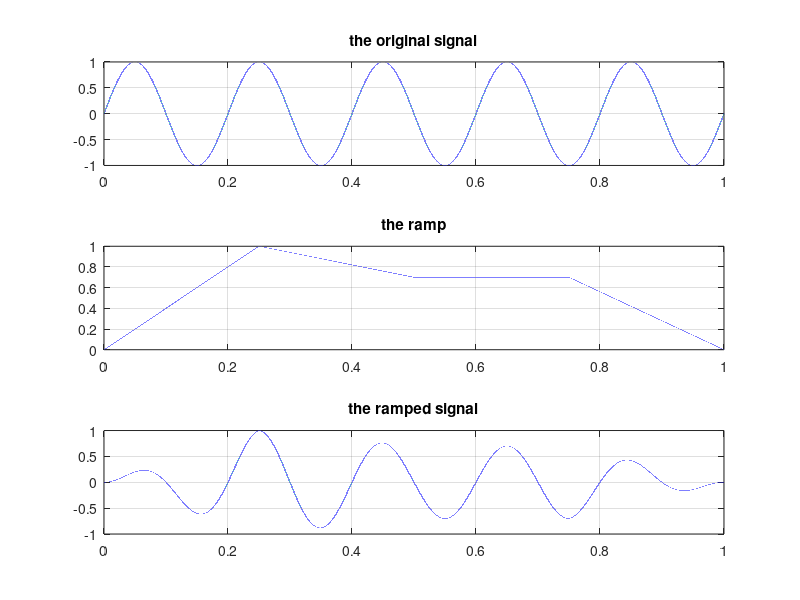

MATLAB code for this plot:
close all;
clear;
clc;

sample_rate = 220250;       % Sample rate per sec
freq = 5;                   % Cycles per sec
dur = 1;                    % Sec
amplitude = 1;              % peak(+/-)

timeindex = linspace(0,dur,sample_rate*dur);

sineWave1 = amplitude*sin(2*pi*freq*timeindex);
A = linspace(0,1,length(timeindex)/4+1);
D = linspace(1,0.7,length(timeindex)/4);
S = linspace(0.7,0.7,length(timeindex)/4+1);
R = linspace(0.7,0,length(timeindex)/4);
envelope =[A D S R];
sineWave2 = sineWave1.*envelope;

subplot(3,1,1),plot(timeindex,sineWave1),grid,
title('the original signal');
subplot(3,1,2),plot(timeindex,envelope),grid,
title('the ramp');
subplot(3,1,3),plot(timeindex,sineWave2),grid,
title('the ramped signal');